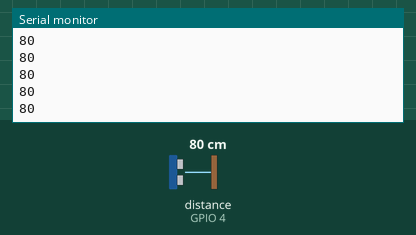
A sketch run on a simulated ESP8266 (NodeMCU). On the bench: the last lines printed to the serial monitor. The inputs (shaded band) are chosen by the test bench; at power-on: distance to the obstacle (sensor on GPIO 4) 80 cm. The echo pulse lasts 58.3 µs per cm; WiFi joins after 1.5 s; servers stay silent unless stated; no MQTT or app messages arrive unless stated.

Above: at 2.7 s.
2.8 s: distance to the obstacle (sensor on GPIO 4) set to 2 cm
At 2.91 s:
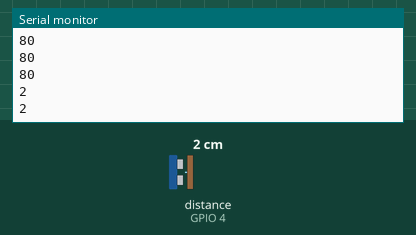
4.3 s: distance to the obstacle (sensor on GPIO 4) set to 4 cm
At 4.33 s:
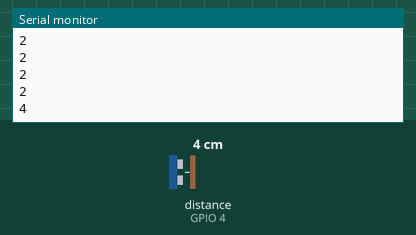
Timing chart, 0 to 7.3 s (numbered marks = the images above; inputs shaded):
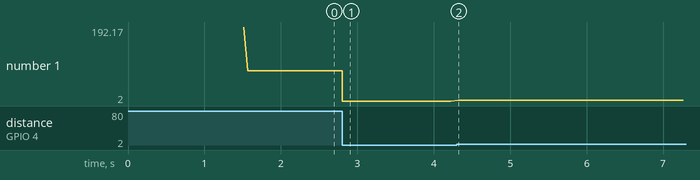

Measured:
- after the input at 2.8 s, the serial monitor: prints a new line at once (image 1)
- after the input at 4.3 s, the serial monitor: prints a new line at once (image 2)
- plotted number 1: 2 → 4 after the input at 4.3 s

The sketch:

Ultrasonic_with_MQTT.ino
```cpp
#include <ESP8266WiFi.h>
#include <PubSubClient.h>
#include <Ultrasonic.h>

Ultrasonic ultrasonic(5, 4); //trig,echo d1,d2

#define wifi_ssid "Xiaomi_2F86"
#define wifi_password "95418086478750819950"

#define mqtt_server "192.168.215.200"
#define mqtt_clientid "ULTRASONIC"

#define distance_topic "Home/Distance"                          // Distance between sensor and surface (cm)
//#define water_level_topic "Home/Garden/Cistern/WaterLevel" // Water level (cm)
//#define fill_level_topic "Home/Garden/Cistern/FillLevel"   // Fill level of the cistern (%)
//#define content_topic "Home/Garden/Cistern/Content"        // Content of the cistern (Liters)

int distance_empty = 142; // Distance between sensor and cistern bottom
float water_max = 132;    // Max. water level (distance from bottom to top edge of siphon)
int total_content = 5000; // Maximum total content of the cistern in liters

WiFiClient espClient;
PubSubClient client(espClient);

void setup()
{
    Serial.begin(115200);
    setup_wifi();
    client.setServer(mqtt_server, 1883);
}

void setup_wifi()
{
    delay(10);
    // We start by connecting to a WiFi network
    Serial.println();
    Serial.print("Connecting to ");
    Serial.println(wifi_ssid);
    WiFi.mode(WIFI_STA);
    WiFi.begin(wifi_ssid, wifi_password);

    while (WiFi.status() != WL_CONNECTED)
    {
        delay(500);
        Serial.print(".");
    }

    Serial.println("");
    Serial.println("WiFi connected");
    Serial.println("IP address: ");
    Serial.println(WiFi.localIP());
}

void reconnect()
{
    // Loop until we're reconnected
    while (!client.connected())
    {
        Serial.print("Attempting MQTT connection...");
        // Attempt to connect
        // If you do not want to use a username and password, change next line to
        if (client.connect(mqtt_clientid))
        // if (client.connect(mqtt_clientid, mqtt_user, mqtt_password)) {
        {
            Serial.println("connected");
        }
        else
        {
            Serial.print("failed, rc=");
            Serial.print(client.state());
            Serial.println(" try again in 5 seconds");
            // Wait 5 seconds before retrying
            delay(5000);
        }
    }
}

void loop()
{
    if (!client.connected())
    {
        reconnect();
    }
    client.loop();
    int Distance = ultrasonic.distanceRead();
    Serial.println(Distance);
    int WaterLevel = distance_empty - Distance;
    int fill_level = (WaterLevel / water_max) * 100;
    int content = (total_content / 100) * fill_level;
    /*
      Serial.println("Distance cm: ");
      Serial.println(Distance);
      Serial.println("Water level cm: ");
      Serial.println(WaterLevel);
      Serial.println("Fill level in percentage: ");
      Serial.println(fill_level);
      Serial.println("Content in Liters: ");
      Serial.println(content);
    */
    if(Distance <= 21){
    client.publish(distance_topic, String(Distance).c_str(), true);
//    client.publish(water_level_topic, String(WaterLevel).c_str(), true);
  //  client.publish(fill_level_topic, String(fill_level).c_str(), true);
 //   client.publish(content_topic, String(content).c_str(), true);
    delay(100); // Check every 60.000 ms = 60 s = 1 min
    // delay(10000); // Check every 10.000 ms = 10 s
    }
}
```
